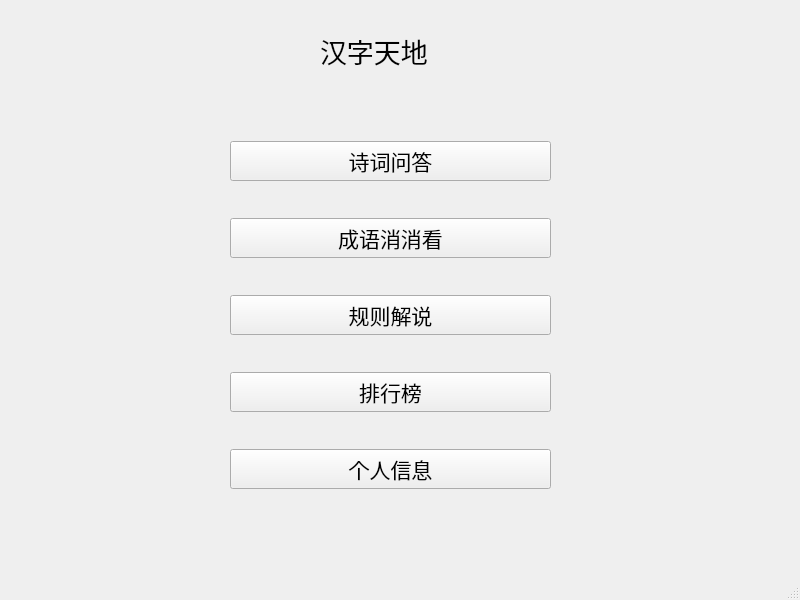
<?xml version="1.0" encoding="UTF-8"?>
<ui version="4.0">
 <class>user_main</class>
 <widget class="QMainWindow" name="user_main">
  <property name="geometry">
   <rect>
    <x>0</x>
    <y>0</y>
    <width>800</width>
    <height>600</height>
   </rect>
  </property>
  <property name="windowTitle">
   <string>汉字天地</string>
  </property>
  <widget class="QWidget" name="centralwidget">
   <widget class="QLabel" name="label">
    <property name="geometry">
     <rect>
      <x>320</x>
      <y>10</y>
      <width>201</width>
      <height>81</height>
     </rect>
    </property>
    <property name="font">
     <font>
      <pointsize>20</pointsize>
     </font>
    </property>
    <property name="text">
     <string>汉字天地</string>
    </property>
   </widget>
   <widget class="QWidget" name="verticalLayoutWidget">
    <property name="geometry">
     <rect>
      <x>230</x>
      <y>110</y>
      <width>321</width>
      <height>411</height>
     </rect>
    </property>
    <layout class="QVBoxLayout" name="verticalLayout">
     <item>
      <widget class="QPushButton" name="poem_bt">
       <property name="font">
        <font>
         <pointsize>16</pointsize>
        </font>
       </property>
       <property name="text">
        <string>诗词问答</string>
       </property>
      </widget>
     </item>
     <item>
      <widget class="QPushButton" name="idiom_bt">
       <property name="font">
        <font>
         <pointsize>16</pointsize>
        </font>
       </property>
       <property name="text">
        <string>成语消消看</string>
       </property>
      </widget>
     </item>
     <item>
      <widget class="QPushButton" name="rule_bt">
       <property name="font">
        <font>
         <pointsize>16</pointsize>
        </font>
       </property>
       <property name="text">
        <string>规则解说</string>
       </property>
      </widget>
     </item>
     <item>
      <widget class="QPushButton" name="rank_bt">
       <property name="font">
        <font>
         <pointsize>16</pointsize>
        </font>
       </property>
       <property name="text">
        <string>排行榜</string>
       </property>
      </widget>
     </item>
     <item>
      <widget class="QPushButton" name="info_bt">
       <property name="font">
        <font>
         <pointsize>16</pointsize>
        </font>
       </property>
       <property name="text">
        <string>个人信息</string>
       </property>
      </widget>
     </item>
    </layout>
   </widget>
  </widget>
  <widget class="QMenuBar" name="menubar">
   <property name="geometry">
    <rect>
     <x>0</x>
     <y>0</y>
     <width>800</width>
     <height>26</height>
    </rect>
   </property>
  </widget>
  <widget class="QStatusBar" name="statusbar"/>
 </widget>
 <resources/>
 <connections/>
</ui>
